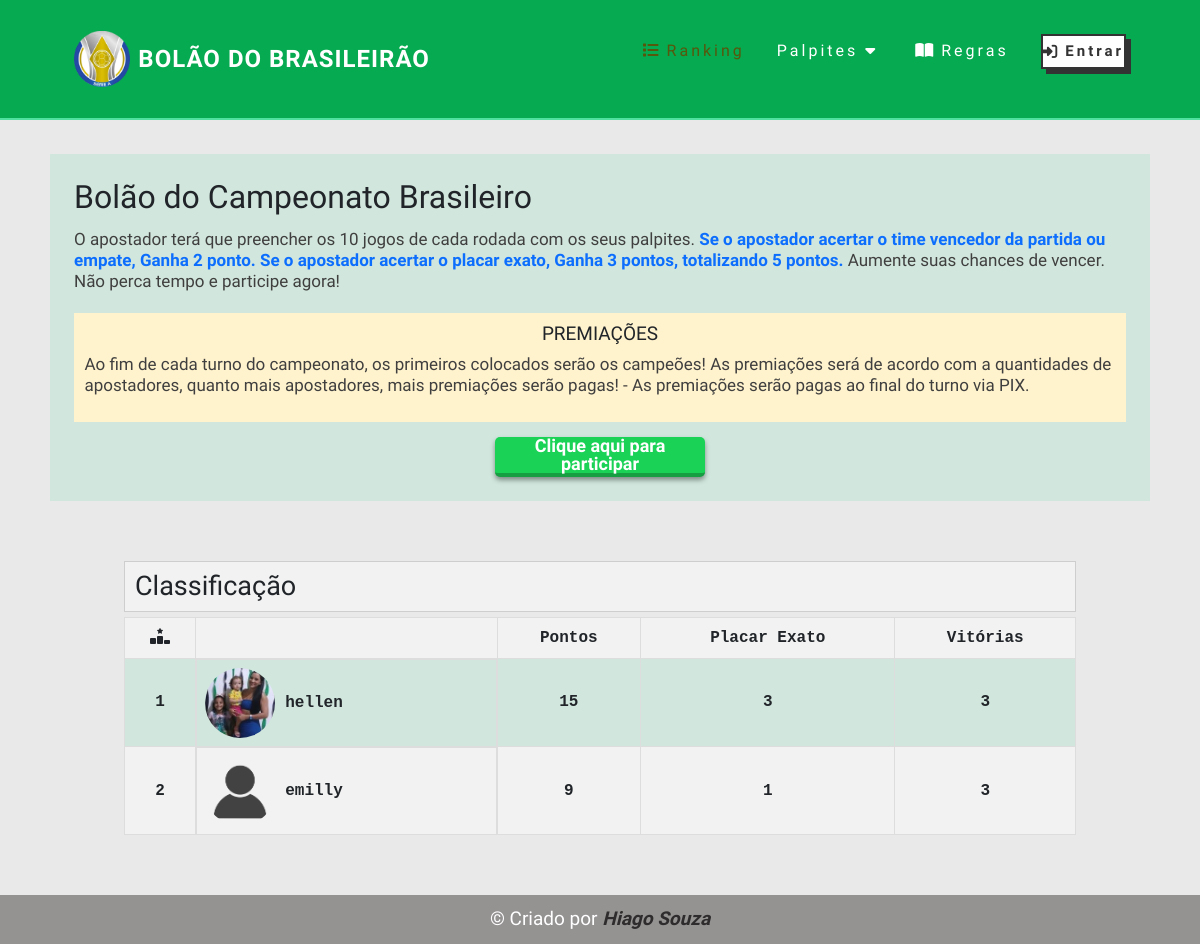
The app's page /, older data.
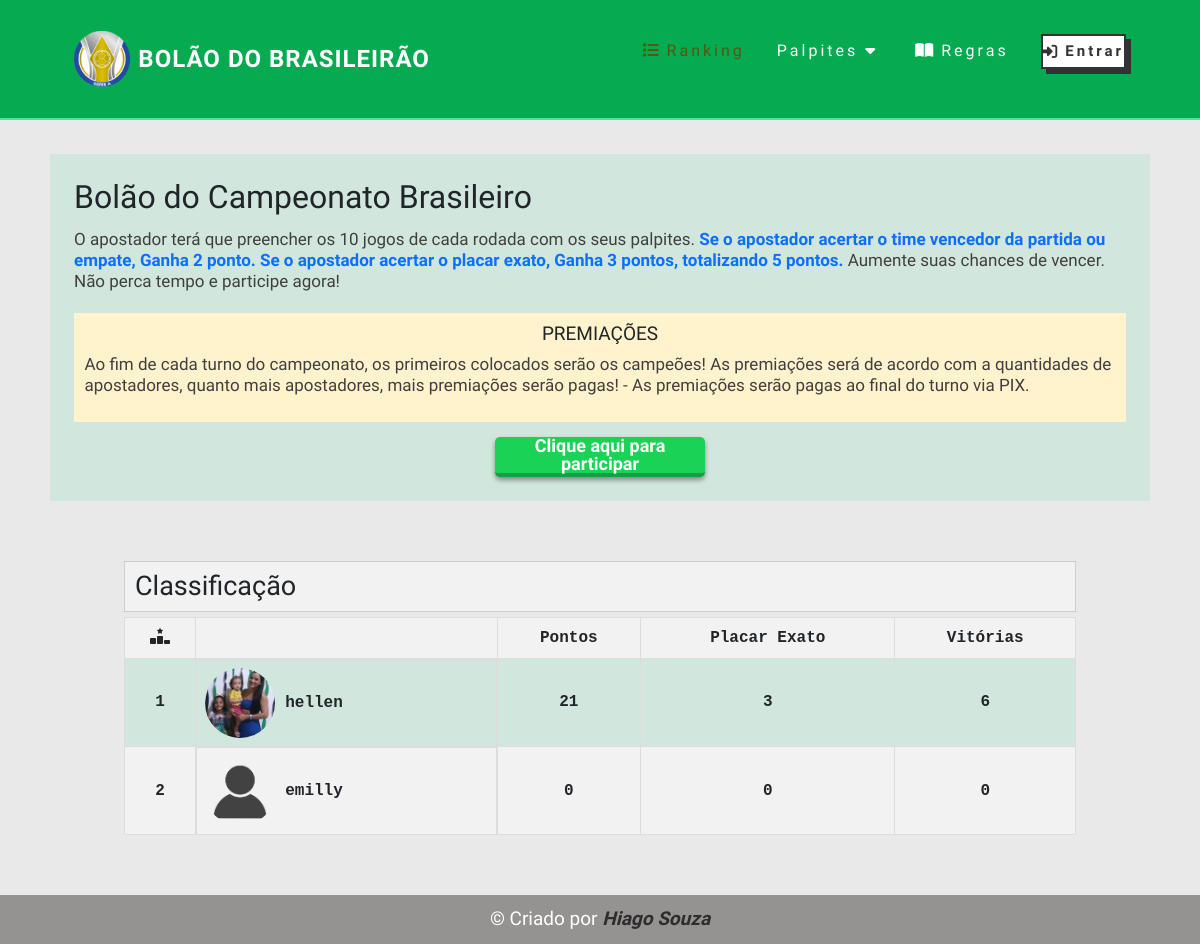
The same page, newer data.
### bolao/models.py (models this page shows, shortened)
class Classificacao(models.Model):
    usuario = models.OneToOneField(Usuario, null=True, blank=True, on_delete=models.CASCADE)
    pontos = models.IntegerField(default=0)
    placar_exato = models.IntegerField(default=0)
    vitorias = models.IntegerField(default=0)
    empates = models.IntegerField(default=0)

class Usuario(models.Model):
    nome = models.CharField(max_length=200, null=True, blank=True)
    usuario = models.OneToOneField(User, null=True, blank=True, on_delete=models.CASCADE)
    email = models.CharField(max_length=200, null=True, blank=True, unique=True)
    whatsapp = models.CharField(max_length=200, null=True, blank=True, unique=True)
    pagamento = models.BooleanField(default=False)
    imagem = models.ImageField(upload_to='imagens', default='imagens/perfil-null.png')

### bolao/views.py (the view)
# urls.py: path('', homepage, name='homepage'),
def homepage(request):
    user = request.user
    usuarios = Classificacao.objects.filter(usuario__pagamento=True).order_by('-pontos', '-placar_exato', '-vitorias', '-empates')
    context = {'usuarios':usuarios}
    return render(request, 'index.html',context)

### bolao/templates/index.html (shortened to what this page needs)
{% extends 'auxiliar/base.html' %} {% load static %} {% block title %} Bolão | Ranking {% endblock%} {% block body %}
<section class="informacao">
    <div class="container__info">
        <h2 class="title">Bolão do Campeonato Brasileiro</h2>
        <p>O apostador terá que preencher os 10 jogos de cada rodada
            com os seus palpites.<b class="text-primary">
                Se o apostador acertar o time vencedor da partida ou empate, Ganha
                2 ponto. Se o apostador acertar o placar exato, Ganha 3
                pontos, totalizando 5 pontos.</b>
            Aumente suas chances de vencer. Não perca tempo e
            participe agora!</p>
        <div class="premiacoes">
            <h4>PREMIAÇÕES</h4>
            <p>
                Ao fim de cada turno do campeonato, os primeiros colocados serão os campeões!
                As premiações será de acordo com a quantidades de apostadores, quanto mais apostadores, mais
                premiações serão pagas!
                - As premiações serão pagas ao final do turno via PIX.
            </p>
        </div>
        <div class="inscricao">
            <button onclick="return sendToWhatSapp('{{request.user}}')">Clique aqui para participar</button>
        </div>
    </div>
</section>
<section class="container">
    <h2>Classificação</h2>
    <div class="tabela">
        <table>
            <thead>
                <tr>
                    <th><i class="fa-solid fa-ranking-star"></i></th>
                    <th></th>
                    <th>Pontos</th>
                    <th>Placar Exato</th>
                    <th>Vitórias</th>
                </tr>
            </thead>
            <tbody>
                {% for usuario in usuarios %}
                <tr>
                    <td>{{ forloop.counter }}</td>
                    <td class="usuario">
                        <img src="{{ usuario.usuario.imagem.url }}" alt="{{ usuario.usuario.nome }}" class="escudo">
                        {{ usuario.usuario.nome}}
                    </td>
                    <td>{{ usuario.pontos }}</td>
                    <td>{{ usuario.placar_exato }}</td>
                    <td>{{ usuario.vitorias }}</td>
                </tr>
                {% endfor %}
            </tbody>
        </table>
    </div>
</section>
{% endblock %}

### bolao/templates/auxiliar/base.html (shortened to what this page needs)
{% load static %}
<!DOCTYPE html>
<html lang="pt-br">
<head>
    <link rel="stylesheet" href="https://cdn.jsdelivr.net/npm/bootstrap@5.2.3/dist/css/bootstrap.min.css"
>
    <link rel="stylesheet" href="{% static 'css/style.css' %}">
</head>
<body>
    {% include 'auxiliar/header.html' %}
    {% block body %}
    {% endblock %}
    {% include 'auxiliar/footer.html' %}
</body>
</html>

### bolao/templates/auxiliar/header.html (shortened to what this page needs)
{% load static %}
<header>
    <nav>
        <div class="logo">
            <a href="{% url 'homepage' %}">
                <img src="{% static 'img/Brasileirao.png' %}" alt="">
            </a>
            <span>Bolão do Brasileirão</span>
        </div>
        <ul class="nav-list">
            {% if request.resolver_match.url_name in "/homepage" %}
            <li><a href="{% url 'homepage' %}" class="active"><i class="fas fa-list"></i>Ranking</a></li>
            {% else %}
            <li><a href="{% url 'homepage' %}"><i class="fas fa-list"></i>Ranking</a></li>
            {% endif %}
            {% if request.resolver_match.url_name in "/palpites" %}
            <li class="dropdown">
                <a href="#" class="active">Palpites <i class="fa-solid fa-caret-down"></i></a>
                <div class="dropdown-menu">
                    <a href="{% url 'palpites' %}">Criar Palpites</a>
                    <a href="{% url 'meus_palpites' %}">Meus Palpites</a>
                </div>
            </li>
            {% else %}
            <li class="dropdown">
                <a href="#">Palpites <i class="fa-solid fa-caret-down"></i></a>
            </li>
            {% endif %}
            {% if request.resolver_match.url_name in "/regras" %}
            <li><a href="{% url 'regras' %}" class="active"><i class="fas fa-book-open"></i>Regras</a></li>
            {% else %}
            <li><a href="{% url 'regras' %}"><i class="fas fa-book-open"></i>Regras</a></li>
            {% endif %}
            {% if user.is_authenticated %}
            {% if request.resolver_match.url_name in "/perfil" %}
            <li><a href="{% url 'perfil' %}" class="active"><i class="fa-solid fa-user"></i>Perfil</a></li>
            {% else %}
            <li><a href="{% url 'perfil' %}"><i class="fa-solid fa-user"></i>Perfil</a></li>
            {% endif %}
            <li class="login"><a href="{% url 'logout' %}"><i class="fa-solid fa-person-running"></i>Sair</a>
            </li>
            {% else %}
            <li class="login"><a href="{% url 'login_bolao' %}"><i class="fa-solid fa-right-to-bracket"></i>Entrar</a>
            </li>
            {% endif %}
        </ul>
    </nav>
</header>

### bolao/templates/auxiliar/footer.html
<footer>
    <span>&copy; Criado por </span><a href="https://hiagospencer.github.io/portfolio/" target="_blank">Hiago
        Souza</a>
</footer>

### static/css/style.css (style rules this page uses)
* { margin: 0; padding: 0; box-sizing: border-box; font-family: "Afacad Flux", sans-serif; text-decoration: none; }
body, html { background: #e9e9e9; }
.active { color: rgb(87, 87, 13) !important; }
header { z-index: 999 !important; }
.container { margin: 0 auto; max-width: 1000px; padding: 0 2%; }
a { color: #fff; text-decoration: none; transition: 0.3s; }
nav { position: fixed; top: 0; width: 100%; display: flex; justify-content: space-around; align-items: center; background-color: #06aa50; border-bottom: 2px solid #50e0a0; height: 15vh; z-index: 999 !important; }
.logo { text-transform: uppercase; letter-spacing: 1px; font-weight: bold; display: flex; align-items: center; }
.logo img { height: 7vh; margin-right: 8px; }
.logo span { font-size: 24px; color: #fff; }
.nav-list { list-style: none; display: flex; align-items: center; }
.nav-list li { letter-spacing: 3px; margin-left: 32px; position: relative; }
.nav-list li a i { margin-right: 5px; }
.login > a { display: flex; align-items: center; justify-content: center; line-height: 1; text-decoration: none; color: #333333; font-size: 15px !important; border-radius: 0px; width: 85px; height: 35px; font-weight: bold; border: 2px solid #333333; transition: 0.3s; box-shadow: 5px 5px 0px 0px rgba(51, 51, 51, 1); background-color: #ffffff; cursor: pointer; }
.login a i { margin-right: 3px; }
.informacao { max-width: 1100px; margin: 130px auto 60px auto; background-color: #d1e7dd; padding: 2%; }
.container__info { display: flex; flex-direction: column; gap: 5px; }
.container__info h2 { font-weight: 400; }
.container__info > p { color: #403f3f; line-height: 1.3rem; font-size: 17px; }
.premiacoes { background-color: #fff3cd; padding: 1%; }
.premiacoes h4 { text-align: center; font-size: 19px; font-weight: 400; }
.premiacoes p { color: #403f3f; line-height: 1.3rem; font-size: 17px; }
.inscricao { margin: 0 auto; }
.inscricao button { margin-top: 10px; display: flex; align-items: center; justify-content: center; line-height: 1; text-decoration: none; color: #ffffff; font-size: 18px; border-radius: 5px; border: none; width: 210px; height: 40px; font-weight: bold; border-bottom: 4px solid #179e43; transition: 0.3s; box-shadow: 0px 3px 5px 0px rgba(0, 0, 0, 0.4); background-color: #19d256; cursor: pointer; }
.container > h2 { background-color: #f2f2f2; margin-bottom: 5px; padding: 8px 10px; border: 1px solid #cecece; font-weight: 500; font-size: 27px; }
.tabela { background-color: #d1e7dd; overflow: auto; }
table { border-collapse: collapse; width: 100%; box-shadow: 0px 5px 10px rgba(0, 0, 0, 0.2); }
th, td { border: 1px solid #ddd; padding: 8px; text-align: center; font-size: 16px; font-family: monospace; font-weight: bold; }
th { background-color: #f2f2f2; font-weight: bold; }
tr:nth-child(even) { background-color: #f2f2f2; }
.escudo { border-radius: 50%; width: 70px; height: 70px; margin-right: 10px; }
.usuario { display: flex; align-items: center; }
footer { margin-top: 60px; background-color: #959292; text-align: center; padding: 10px 0; }
footer span { color: #fff; font-size: 19px; }
footer a { font-size: 19px; font-weight: bold; font-style: italic; color: #2e2c2c; }

Row changes from the older to the newer data that the page shows:
changed Classificacao "hellen": pontos "15" → "21"; vitorias "3" → "6"
changed Classificacao "emilly": pontos "9" → "0"; placar_exato "1" → "0"; vitorias "3" → "0"
